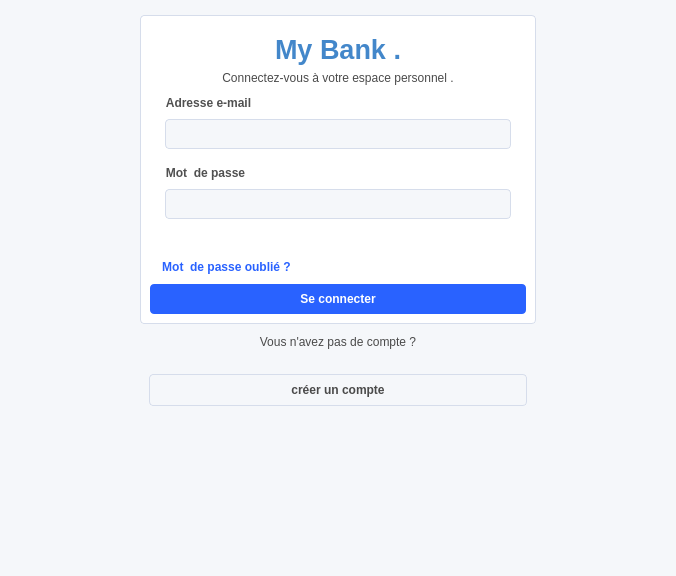
<?xml version="1.0" encoding="UTF-8"?>
<ui version="4.0">
 <class>Authentification</class>
 <widget class="QDialog" name="Authentification">
  <property name="geometry">
   <rect>
    <x>0</x>
    <y>0</y>
    <width>676</width>
    <height>576</height>
   </rect>
  </property>
  <property name="windowTitle">
   <string>Dialog</string>
  </property>
  <property name="styleSheet">
   <string notr="true">
* {
    
	 /*border: 1px solid rgb(0, 0, 0); */
	 color: rgb(74, 74, 74);
    font-family: 'Segoe UI', Arial, sans-serif;
}


#zone_message_erreur_page_creer_compte,#zone_message_erreur_page_se_connecter{

		
	font: italic 8pt &quot;Segoe UI&quot;;

	
	color: rgb(186, 2, 45);

}


#btn_se_connecter_zone_creer_compte,#btn_creer_compte_zone_connexion{


    background-color: rgb(245, 247, 250);
    border: 1px solid rgb(214, 221, 235);
    color: rgb(74, 74, 74);
    border-radius: 4px;
    padding: 6px 10px;

}



#btn_se_connecter_zone_creer_compte:hover , #btn_creer_compte_zone_connexion:hover{

   background-color: rgb(41, 98, 255);
	
	color: rgb(255, 255, 255);
}


#btn_mot_de_passe_oublier{

		border:none ;
		background:transparent ;
		color:rgb(41, 98, 255);

	
	font: 700 10pt &quot;Segoe UI&quot;;


}

#btn_mot_de_passe_oublier:hover{

		color:rgba(41, 98, 255,0.2);

}



/* ===============================================
   CONTENEURS ET PAGES PRINCIPALES
   =============================================== */

#scrollAreaWidgetContents,#scrollAreaWidgetContents_2, 
#scrollArea,#scrollArea_2, #Authentification , #page , #page_2{
    background-color: rgb(245, 247, 250);
    border: none;
}



/* ===============================================
   CARTES ET CONTENEURS
   =============================================== */

#carte_connexion , #carte_creer_compte {
    background-color: rgb(255, 255, 255);
    border-radius: 4px;
    border: 1px solid rgb(214, 221, 235);
}

#carte_resume_liste {
    background-color: rgb(255, 255, 255);
    border-radius: 4px;
    border: 1px solid rgb(214, 221, 235);
}

/* ===============================================
   INPUTS DE BASE
   =============================================== */


QLineEdit, QTextEdit {
    background-color: rgb(245, 247, 250);
    border: 1px solid #D6DDEB;
    border-radius: 4px;
    padding: 6px;
    color: #4A4A4A;
}

QLineEdit:hover, QTextEdit:hover {
    border: 1px solid #2962FF;
    background-color: rgb(250, 251, 253);
}

QLineEdit:focus, QTextEdit:focus, QComboBox:focus, QDoubleSpinBox:focus {
    border: 1px solid #2962FF;
    outline: none;
}


/* ===============================================
   BOUTONS STANDARDS
   =============================================== */

QPushButton {
    background-color: rgb(41, 98, 255);
    padding: 6px 12px;
    border-radius: 4px;
    border: none;
    color: rgb(255, 255, 255);
    font-weight: 500;
    min-height: 18px;
}

QPushButton:hover {
    background-color: rgb(26, 84, 221);
}

QPushButton:pressed {
    background-color: rgb(21, 74, 201);
}

QToolButton {
    background: transparent;
    border: none;
    outline: none;
}


/* ===============================================
   SÉPARATEURS
   =============================================== */

Line {
    background-color: rgb(37, 38, 40);
    border-radius: 1px;
    border: 1px solid rgb(37, 38, 40);
    width: 1px;
}

/* ===============================================
   QCOMBOBOX - AMÉLIORÉ
   =============================================== */

QComboBox {
    background-color: rgb(245, 247, 250);
    border: 1px solid #D6DDEB;
    border-radius: 4px;
    padding: 6px 24px 6px 8px;
    color: #4A4A4A;
    font-size: 13px;
    min-height: 18px;
    selection-background-color: #2962FF;
}

QComboBox:hover {
    border-color: #2962FF;
    background-color: rgb(250, 251, 253);
}

QComboBox:focus {
    border: 1px solid #2962FF;
    outline: none;
}

QComboBox:pressed {
    background-color: rgb(240, 242, 247);
}

/* Bouton déroulant - SANS BORDURE */
QComboBox::drop-down {
    subcontrol-origin: padding;
    subcontrol-position: top right;
    width: 20px;
    border: none; /* Bordure supprimée */
    background-color: transparent;
    border-top-right-radius: 4px;
    border-bottom-right-radius: 4px;
}

QComboBox::drop-down:hover {
    background-color: rgba(214, 221, 235, 30);
}

QComboBox::drop-down:pressed {
    background-color: rgba(214, 221, 235, 50);
}

/* Flèche du ComboBox */
QComboBox::down-arrow {
    image: url(:/icon_gris/chevron-down.svg);
    width: 12px;
    height: 12px;
}

QComboBox::down-arrow:pressed {
    image: url(:/icon_noir/chevron-down.svg);
}

/* Liste déroulante */
QComboBox QAbstractItemView {
    border: 1px solid #2962FF;
    border-radius: 4px;
    background-color: white;
    selection-background-color: #2962FF;
    selection-color: white;
    padding: 2px;
    outline: none;
    show-decoration-selected: 1;
}

QComboBox QAbstractItemView::item {
    height: 28px;
    padding-left: 8px;
    padding-right: 8px;
    border-bottom: 1px solid rgba(214, 221, 235, 50);
    color: #4A4A4A;
}

QComboBox QAbstractItemView::item:last {
    border-bottom: none;
}

QComboBox QAbstractItemView::item:hover {
    background-color: rgba(41, 98, 255, 10);
    color: #2962FF;
}

QComboBox QAbstractItemView::item:selected {
    background-color: #2962FF;
    color: white;
}

/* ===============================================
   QDOUBLESPINBOX - AMÉLIORÉ
   =============================================== */

QDoubleSpinBox, QSpinBox {
    background-color: rgb(245, 247, 250);
    border: 1px solid #D6DDEB;
    border-radius: 4px;
    padding: 6px 8px;
    color: #4A4A4A;
    font-size: 13px;
    min-height: 18px;
    selection-background-color: #2962FF;
}

QDoubleSpinBox:hover, QSpinBox:hover {
    border-color: #2962FF;
    background-color: rgb(250, 251, 253);
}

QDoubleSpinBox:focus, QSpinBox:focus {
    border: 1px solid #2962FF;
    outline: none;
}

/* Bouton UP (Incrément) - SANS BORDURE */
QDoubleSpinBox::up-button, QSpinBox::up-button {
    subcontrol-origin: border;
    subcontrol-position: top right;
    width: 18px;
    height: 10px;
    border: none; /* Bordure supprimée */
    background-color: transparent;
    margin-top: 1px;
    margin-right: 1px;
}

QDoubleSpinBox::up-button:hover, QSpinBox::up-button:hover {
    background-color: rgba(214, 221, 235, 30);
}

QDoubleSpinBox::up-button:pressed, QSpinBox::up-button:pressed {
    background-color: rgba(214, 221, 235, 50);
}

/* Bouton DOWN (Décrément) - SANS BORDURE */
QDoubleSpinBox::down-button, QSpinBox::down-button {
    subcontrol-origin: border;
    subcontrol-position: bottom right;
    width: 18px;
    height: 10px;
    border: none; /* Bordure supprimée */
    background-color: transparent;
    margin-bottom: 1px;
    margin-right: 1px;
}

QDoubleSpinBox::down-button:hover, QSpinBox::down-button:hover {
    background-color: rgba(214, 221, 235, 30);
}

QDoubleSpinBox::down-button:pressed, QSpinBox::down-button:pressed {
    background-color: rgba(214, 221, 235, 50);
}

/* Flèches des SpinBox */
QDoubleSpinBox::up-arrow, QSpinBox::up-arrow {
    image: url(:/icon_gris/chevron-up.svg);
    width: 8px;
    height: 8px;
}

QDoubleSpinBox::up-arrow:hover, QSpinBox::up-arrow:hover {
    image: url(:/icon_noir/chevron-up.svg);
}

QDoubleSpinBox::up-arrow:pressed, QSpinBox::up-arrow:pressed {
    image: url(:/icon_noir/chevron-up.svg);
}

QDoubleSpinBox::down-arrow, QSpinBox::down-arrow {
    image: url(:/icon_gris/chevron-down.svg);
    width: 8px;
    height: 8px;
}

QDoubleSpinBox::down-arrow:hover, QSpinBox::down-arrow:hover {
    image: url(:/icon_noir/chevron-down.svg);
}

QDoubleSpinBox::down-arrow:pressed, QSpinBox::down-arrow:pressed {
    image: url(:/icon_noir/chevron-down.svg);
}

/* Désactiver les flèches */
QDoubleSpinBox::up-arrow:disabled, QSpinBox::up-arrow:disabled {
    image: url(:/icon_gris/chevron-up-disabled.svg);
}

QDoubleSpinBox::down-arrow:disabled, QSpinBox::down-arrow:disabled {
    image: url(:/icon_gris/chevron-down-disabled.svg);
}

/* ===============================================
   QDATEEDIT
   =============================================== */

QDateEdit {
    border: 1px solid #D6DDEB;
    border-radius: 4px;
    padding: 6px 24px 6px 8px;
    background-color: rgb(245, 247, 250);
    color: #4A4A4A;
    font-size: 13px;
    min-height: 18px;
}

QDateEdit:hover {
    border-color: #2962FF;
    background-color: rgb(250, 251, 253);
}

QDateEdit:focus {
    border: 1px solid #2962FF;
    outline: none;
}

QDateEdit::drop-down {
    subcontrol-origin: padding;
    subcontrol-position: top right;
    width: 20px;
    border: none;
    border-left: 1px solid #D6DDEB;
    border-top-right-radius: 4px;
    border-bottom-right-radius: 4px;
    background-color: rgba(214, 221, 235, 30);
}

QDateEdit::drop-down:hover {
    background-color: rgba(214, 221, 235, 60);
}

QDateEdit::down-arrow {
    image: url(:/icon_gris/calendar.svg);
    width: 12px;
    height: 12px;
}

/* ===============================================
   QGROUPBOX
   =============================================== */

QGroupBox {
    
	border:none;
    border-radius: 4px;
    margin-top: 6px;
    padding-top: 8px;
    padding-left: 6px;
    padding-right: 6px;
    padding-bottom: 6px;
    background: rgba(255, 255, 255, 70);
    font-weight: 500;
}

QGroupBox::title {
    subcontrol-origin: margin;
    left: 8px;
    padding: 0 6px;
    color: #505050;
    font-weight: 600;
    font-size: 13px;
}



/* ===============================================
   BARRES DE DÉFILEMENT PERSONNALISÉES
   =============================================== */

/* Barre de défilement verticale */
QScrollBar:vertical {
    border: none;
    background-color: rgba(245, 247, 250, 0);
    width: 10px;
    margin: 0;
}

/* Barre de défilement horizontale */
QScrollBar:horizontal {
    border: none;
    background-color: rgba(245, 247, 250, 0);
    height: 10px;
    margin: 0;
}

/* Poignée de la barre de défilement - État normal */
QScrollBar::handle:vertical,
QScrollBar::handle:horizontal {
    background-color: rgba(214, 221, 235, 50);
    border-radius: 4px;
    min-height: 20px;
    min-width: 20px;
    opacity: 0;
    transition: opacity 300ms ease, background-color 300ms ease;
}

/* Poignée de la barre de défilement - Survol */
QScrollBar::handle:vertical:hover,
QScrollBar::handle:horizontal:hover {
    background-color: rgba(41, 98, 255, 150);
    opacity: 1;
}

/* Poignée de la barre de défilement - Pressée */
QScrollBar::handle:vertical:pressed,
QScrollBar::handle:horizontal:pressed {
    background-color: rgba(21, 74, 201, 200);
}

/* Zone d'incrément/décrément - Masquée */
QScrollBar::add-line:vertical,
QScrollBar::sub-line:vertical,
QScrollBar::add-line:horizontal,
QScrollBar::sub-line:horizontal {
    border: none;
    background: none;
    height: 0;
    width: 0;
}

/* Fond de la barre de défilement - Survol */
QScrollBar:vertical:hover,
QScrollBar:horizontal:hover {
    background-color: rgba(245, 247, 250, 30);
}

/* Coin entre les deux barres de défilement */
QScrollBar::add-page:vertical,
QScrollBar::sub-page:vertical,
QScrollBar::add-page:horizontal,
QScrollBar::sub-page:horizontal {
    background: none;
}


</string>
  </property>
  <layout class="QHBoxLayout" name="horizontalLayout">
   <item>
    <spacer name="horizontalSpacer">
     <property name="orientation">
      <enum>Qt::Orientation::Horizontal</enum>
     </property>
     <property name="sizeHint" stdset="0">
      <size>
       <width>36</width>
       <height>20</height>
      </size>
     </property>
    </spacer>
   </item>
   <item>
    <widget class="QWidget" name="widget" native="true">
     <property name="minimumSize">
      <size>
       <width>491</width>
       <height>441</height>
      </size>
     </property>
     <layout class="QGridLayout" name="gridLayout">
      <property name="leftMargin">
       <number>0</number>
      </property>
      <property name="topMargin">
       <number>0</number>
      </property>
      <property name="rightMargin">
       <number>0</number>
      </property>
      <property name="bottomMargin">
       <number>0</number>
      </property>
      <property name="horizontalSpacing">
       <number>0</number>
      </property>
      <property name="verticalSpacing">
       <number>2</number>
      </property>
      <item row="0" column="0">
       <widget class="QStackedWidget" name="stackedWidget">
        <property name="minimumSize">
         <size>
          <width>325</width>
          <height>350</height>
         </size>
        </property>
        <widget class="QWidget" name="page">
         <layout class="QVBoxLayout" name="verticalLayout_7">
          <property name="spacing">
           <number>2</number>
          </property>
          <property name="leftMargin">
           <number>2</number>
          </property>
          <property name="topMargin">
           <number>2</number>
          </property>
          <property name="rightMargin">
           <number>2</number>
          </property>
          <property name="bottomMargin">
           <number>2</number>
          </property>
          <item alignment="Qt::AlignmentFlag::AlignHCenter|Qt::AlignmentFlag::AlignTop">
           <widget class="QWidget" name="widget_2" native="true">
            <property name="minimumSize">
             <size>
              <width>400</width>
              <height>400</height>
             </size>
            </property>
            <layout class="QVBoxLayout" name="verticalLayout_6">
             <property name="spacing">
              <number>2</number>
             </property>
             <property name="leftMargin">
              <number>2</number>
             </property>
             <property name="topMargin">
              <number>2</number>
             </property>
             <property name="rightMargin">
              <number>2</number>
             </property>
             <property name="bottomMargin">
              <number>2</number>
             </property>
             <item>
              <widget class="QWidget" name="carte_connexion" native="true">
               <property name="minimumSize">
                <size>
                 <width>0</width>
                 <height>0</height>
                </size>
               </property>
               <layout class="QVBoxLayout" name="verticalLayout_5">
                <property name="spacing">
                 <number>2</number>
                </property>
                <property name="leftMargin">
                 <number>10</number>
                </property>
                <property name="topMargin">
                 <number>10</number>
                </property>
                <property name="rightMargin">
                 <number>10</number>
                </property>
                <property name="bottomMargin">
                 <number>10</number>
                </property>
                <item>
                 <widget class="QWidget" name="widget_3" native="true">
                  <layout class="QVBoxLayout" name="verticalLayout_2">
                   <item>
                    <widget class="QLabel" name="label_2">
                     <property name="text">
                      <string>&lt;!DOCTYPE HTML PUBLIC &quot;-//W3C//DTD HTML 4.0//EN&quot; &quot;http://www.w3.org/TR/REC-html40/strict.dtd&quot;&gt;
&lt;html&gt;&lt;head&gt;&lt;meta name=&quot;qrichtext&quot; content=&quot;1&quot; /&gt;&lt;meta charset=&quot;utf-8&quot; /&gt;&lt;style type=&quot;text/css&quot;&gt;
p, li { white-space: pre-wrap; }
hr { height: 1px; border-width: 0; }
li.unchecked::marker { content: &quot;\2610&quot;; }
li.checked::marker { content: &quot;\2612&quot;; }
&lt;/style&gt;&lt;/head&gt;&lt;body style=&quot; font-family:'Segoe UI'; font-size:9pt; font-weight:400; font-style:normal;&quot;&gt;
&lt;p style=&quot; margin-top:12px; margin-bottom:12px; margin-left:0px; margin-right:0px; -qt-block-indent:0; text-indent:0px;&quot;&gt;&lt;span style=&quot; font-size:20pt; font-weight:700; color:#4387ca;&quot;&gt;My Bank .&lt;/span&gt;&lt;/p&gt;&lt;/body&gt;&lt;/html&gt;</string>
                     </property>
                     <property name="alignment">
                      <set>Qt::AlignmentFlag::AlignCenter</set>
                     </property>
                    </widget>
                   </item>
                   <item>
                    <widget class="QLabel" name="label_3">
                     <property name="text">
                      <string>Connectez-vous à votre espace personnel .</string>
                     </property>
                     <property name="alignment">
                      <set>Qt::AlignmentFlag::AlignCenter</set>
                     </property>
                    </widget>
                   </item>
                  </layout>
                 </widget>
                </item>
                <item>
                 <widget class="QGroupBox" name="groupBox">
                  <property name="minimumSize">
                   <size>
                    <width>0</width>
                    <height>0</height>
                   </size>
                  </property>
                  <property name="title">
                   <string>Adresse e-mail</string>
                  </property>
                  <layout class="QVBoxLayout" name="verticalLayout_3">
                   <item>
                    <widget class="QLineEdit" name="lineEdit_email_connexion"/>
                   </item>
                  </layout>
                 </widget>
                </item>
                <item>
                 <widget class="QGroupBox" name="groupBox_2">
                  <property name="minimumSize">
                   <size>
                    <width>0</width>
                    <height>0</height>
                   </size>
                  </property>
                  <property name="title">
                   <string>Mot  de passe</string>
                  </property>
                  <layout class="QVBoxLayout" name="verticalLayout_4">
                   <item>
                    <widget class="QLineEdit" name="lineEdit_mot_de_passe_connexion">
                     <property name="echoMode">
                      <enum>QLineEdit::EchoMode::Password</enum>
                     </property>
                    </widget>
                   </item>
                  </layout>
                 </widget>
                </item>
                <item>
                 <widget class="QLabel" name="zone_message_erreur_page_se_connecter">
                  <property name="text">
                   <string/>
                  </property>
                  <property name="alignment">
                   <set>Qt::AlignmentFlag::AlignCenter</set>
                  </property>
                 </widget>
                </item>
                <item alignment="Qt::AlignmentFlag::AlignLeft">
                 <widget class="QPushButton" name="btn_mot_de_passe_oublier">
                  <property name="text">
                   <string>Mot  de passe oublié ?</string>
                  </property>
                 </widget>
                </item>
                <item>
                 <widget class="QPushButton" name="btn_se_connecter_zone_connexion">
                  <property name="cursor">
                   <cursorShape>PointingHandCursor</cursorShape>
                  </property>
                  <property name="text">
                   <string>Se connecter</string>
                  </property>
                  <property name="icon">
                   <iconset resource="icons.qrc">
                    <normaloff>:/icon_blanc/log-in.svg</normaloff>:/icon_blanc/log-in.svg</iconset>
                  </property>
                 </widget>
                </item>
               </layout>
              </widget>
             </item>
             <item alignment="Qt::AlignmentFlag::AlignTop">
              <widget class="QWidget" name="widget_4" native="true">
               <property name="sizePolicy">
                <sizepolicy hsizetype="Preferred" vsizetype="Expanding">
                 <horstretch>0</horstretch>
                 <verstretch>0</verstretch>
                </sizepolicy>
               </property>
               <property name="minimumSize">
                <size>
                 <width>0</width>
                 <height>0</height>
                </size>
               </property>
               <layout class="QVBoxLayout" name="verticalLayout">
                <property name="spacing">
                 <number>25</number>
                </property>
                <item alignment="Qt::AlignmentFlag::AlignVCenter">
                 <widget class="QLabel" name="label">
                  <property name="text">
                   <string>Vous n'avez pas de compte ?</string>
                  </property>
                  <property name="alignment">
                   <set>Qt::AlignmentFlag::AlignCenter</set>
                  </property>
                 </widget>
                </item>
                <item>
                 <widget class="QPushButton" name="btn_creer_compte_zone_connexion">
                  <property name="cursor">
                   <cursorShape>PointingHandCursor</cursorShape>
                  </property>
                  <property name="text">
                   <string>créer un compte</string>
                  </property>
                 </widget>
                </item>
               </layout>
              </widget>
             </item>
            </layout>
           </widget>
          </item>
         </layout>
        </widget>
        <widget class="QWidget" name="page_2">
         <layout class="QVBoxLayout" name="verticalLayout_14">
          <property name="spacing">
           <number>2</number>
          </property>
          <property name="leftMargin">
           <number>2</number>
          </property>
          <property name="topMargin">
           <number>2</number>
          </property>
          <property name="rightMargin">
           <number>2</number>
          </property>
          <property name="bottomMargin">
           <number>2</number>
          </property>
          <item alignment="Qt::AlignmentFlag::AlignHCenter|Qt::AlignmentFlag::AlignTop">
           <widget class="QWidget" name="widget_5" native="true">
            <property name="minimumSize">
             <size>
              <width>400</width>
              <height>400</height>
             </size>
            </property>
            <layout class="QVBoxLayout" name="verticalLayout_9">
             <property name="spacing">
              <number>2</number>
             </property>
             <property name="leftMargin">
              <number>2</number>
             </property>
             <property name="topMargin">
              <number>2</number>
             </property>
             <property name="rightMargin">
              <number>2</number>
             </property>
             <property name="bottomMargin">
              <number>2</number>
             </property>
             <item>
              <widget class="QWidget" name="carte_creer_compte" native="true">
               <property name="minimumSize">
                <size>
                 <width>311</width>
                 <height>291</height>
                </size>
               </property>
               <layout class="QVBoxLayout" name="verticalLayout_8">
                <property name="spacing">
                 <number>2</number>
                </property>
                <property name="leftMargin">
                 <number>10</number>
                </property>
                <property name="topMargin">
                 <number>10</number>
                </property>
                <property name="rightMargin">
                 <number>10</number>
                </property>
                <property name="bottomMargin">
                 <number>10</number>
                </property>
                <item>
                 <widget class="QWidget" name="widget_6" native="true">
                  <layout class="QVBoxLayout" name="verticalLayout_10">
                   <item>
                    <widget class="QLabel" name="label_4">
                     <property name="text">
                      <string>&lt;!DOCTYPE HTML PUBLIC &quot;-//W3C//DTD HTML 4.0//EN&quot; &quot;http://www.w3.org/TR/REC-html40/strict.dtd&quot;&gt;
&lt;html&gt;&lt;head&gt;&lt;meta name=&quot;qrichtext&quot; content=&quot;1&quot; /&gt;&lt;meta charset=&quot;utf-8&quot; /&gt;&lt;style type=&quot;text/css&quot;&gt;
p, li { white-space: pre-wrap; }
hr { height: 1px; border-width: 0; }
li.unchecked::marker { content: &quot;\2610&quot;; }
li.checked::marker { content: &quot;\2612&quot;; }
&lt;/style&gt;&lt;/head&gt;&lt;body style=&quot; font-family:'Segoe UI'; font-size:9pt; font-weight:400; font-style:normal;&quot;&gt;
&lt;p style=&quot; margin-top:12px; margin-bottom:12px; margin-left:0px; margin-right:0px; -qt-block-indent:0; text-indent:0px;&quot;&gt;&lt;span style=&quot; font-size:20pt; font-weight:700; color:#4387ca;&quot;&gt;My Bank .&lt;/span&gt;&lt;/p&gt;&lt;/body&gt;&lt;/html&gt;</string>
                     </property>
                     <property name="alignment">
                      <set>Qt::AlignmentFlag::AlignCenter</set>
                     </property>
                    </widget>
                   </item>
                   <item>
                    <widget class="QLabel" name="label_5">
                     <property name="text">
                      <string>Rejoignez Banque Moderne dès aujourd'hui.</string>
                     </property>
                     <property name="alignment">
                      <set>Qt::AlignmentFlag::AlignCenter</set>
                     </property>
                    </widget>
                   </item>
                  </layout>
                 </widget>
                </item>
                <item>
                 <widget class="QGroupBox" name="groupBox_3">
                  <property name="minimumSize">
                   <size>
                    <width>0</width>
                    <height>0</height>
                   </size>
                  </property>
                  <property name="title">
                   <string>Nom complet</string>
                  </property>
                  <layout class="QVBoxLayout" name="verticalLayout_11">
                   <item>
                    <widget class="QLineEdit" name="lineEdit_nom_complet_zone_creer_compte"/>
                   </item>
                  </layout>
                 </widget>
                </item>
                <item>
                 <widget class="QGroupBox" name="groupBox_4">
                  <property name="minimumSize">
                   <size>
                    <width>0</width>
                    <height>0</height>
                   </size>
                  </property>
                  <property name="title">
                   <string>Adresse e-mail</string>
                  </property>
                  <layout class="QVBoxLayout" name="verticalLayout_12">
                   <item>
                    <widget class="QLineEdit" name="lineEdit_email_zone_creer_compte"/>
                   </item>
                  </layout>
                 </widget>
                </item>
                <item>
                 <widget class="QGroupBox" name="groupBox_5">
                  <property name="minimumSize">
                   <size>
                    <width>0</width>
                    <height>0</height>
                   </size>
                  </property>
                  <property name="title">
                   <string>Mot de passe </string>
                  </property>
                  <layout class="QVBoxLayout" name="verticalLayout_15">
                   <item>
                    <widget class="QLineEdit" name="lineEdit_mot_de_passe_zone_creer_compte">
                     <property name="echoMode">
                      <enum>QLineEdit::EchoMode::Password</enum>
                     </property>
                    </widget>
                   </item>
                  </layout>
                 </widget>
                </item>
                <item>
                 <widget class="QGroupBox" name="groupBox_6">
                  <property name="minimumSize">
                   <size>
                    <width>0</width>
                    <height>0</height>
                   </size>
                  </property>
                  <property name="title">
                   <string>Confirmer le mot de passe </string>
                  </property>
                  <layout class="QVBoxLayout" name="verticalLayout_16">
                   <item>
                    <widget class="QLineEdit" name="lineEdit_confirme_mot_de_passe_zone_creer_compte">
                     <property name="echoMode">
                      <enum>QLineEdit::EchoMode::Password</enum>
                     </property>
                    </widget>
                   </item>
                   <item>
                    <widget class="QLabel" name="zone_message_erreur_page_creer_compte">
                     <property name="text">
                      <string/>
                     </property>
                     <property name="alignment">
                      <set>Qt::AlignmentFlag::AlignCenter</set>
                     </property>
                    </widget>
                   </item>
                  </layout>
                 </widget>
                </item>
                <item>
                 <widget class="QPushButton" name="btn_creer_compte_zone_creer_compte">
                  <property name="cursor">
                   <cursorShape>PointingHandCursor</cursorShape>
                  </property>
                  <property name="text">
                   <string>Créer mon compte</string>
                  </property>
                  <property name="icon">
                   <iconset resource="icons.qrc">
                    <normaloff>:/icon_blanc/user-plus.svg</normaloff>:/icon_blanc/user-plus.svg</iconset>
                  </property>
                 </widget>
                </item>
               </layout>
              </widget>
             </item>
             <item>
              <widget class="QWidget" name="widget_7" native="true">
               <property name="minimumSize">
                <size>
                 <width>311</width>
                 <height>71</height>
                </size>
               </property>
               <layout class="QVBoxLayout" name="verticalLayout_13">
                <property name="spacing">
                 <number>25</number>
                </property>
                <item alignment="Qt::AlignmentFlag::AlignBottom">
                 <widget class="QLabel" name="label_6">
                  <property name="text">
                   <string>Vous avez déjà un compte ?</string>
                  </property>
                  <property name="alignment">
                   <set>Qt::AlignmentFlag::AlignCenter</set>
                  </property>
                 </widget>
                </item>
                <item>
                 <widget class="QPushButton" name="btn_se_connecter_zone_creer_compte">
                  <property name="cursor">
                   <cursorShape>PointingHandCursor</cursorShape>
                  </property>
                  <property name="text">
                   <string>Se connecter</string>
                  </property>
                 </widget>
                </item>
               </layout>
              </widget>
             </item>
            </layout>
           </widget>
          </item>
         </layout>
        </widget>
        <widget class="QWidget" name="page_3"/>
       </widget>
      </item>
     </layout>
    </widget>
   </item>
   <item>
    <spacer name="horizontalSpacer_2">
     <property name="orientation">
      <enum>Qt::Orientation::Horizontal</enum>
     </property>
     <property name="sizeHint" stdset="0">
      <size>
       <width>36</width>
       <height>20</height>
      </size>
     </property>
    </spacer>
   </item>
  </layout>
 </widget>
 <resources>
  <include location="icons.qrc"/>
 </resources>
 <connections/>
</ui>
